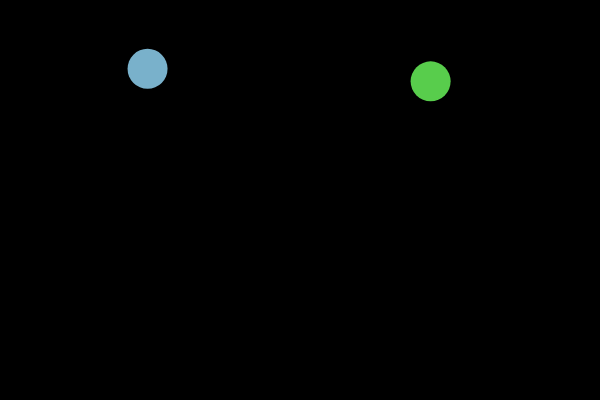
Frame 1 (no input)
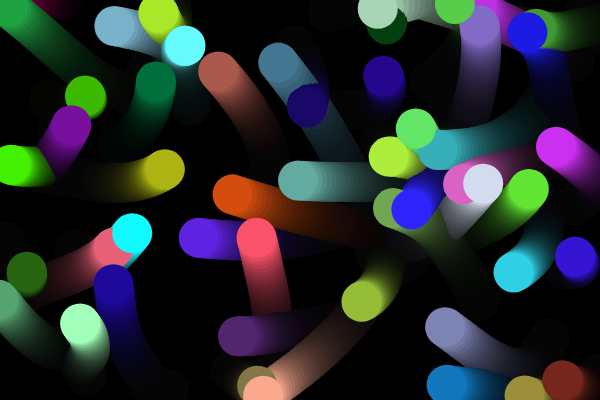
Frame 60 (no input)
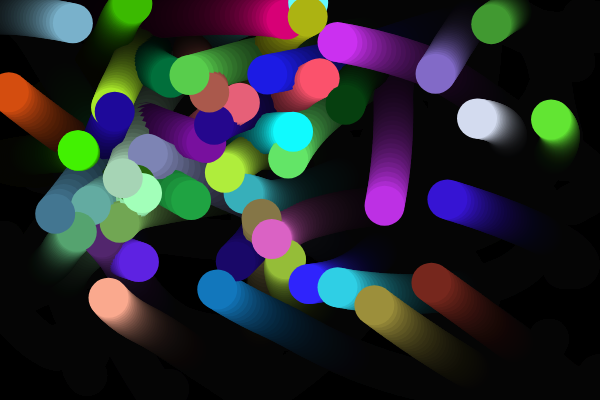
Frame 120 (the mouse pressed at the canvas centre since frame 60)

The p5.js sketch that drew these frames (run headless with seeded random() and noise() and a simulated clock; from frame 60 on, the mouse is pressed at the canvas centre):

// p5.js sketch
// ── sketch.js
let particles = []; // Arreglo que almacenará todas las partículas.

function setup() {
  createCanvas(600, 400); // Crea un lienzo de 600x400 píxeles.
  background(0); // Fondo negro para el lienzo.
}

function draw() {
  background(0, 25); // Fondo negro semi-transparente que deja un rastro tenue de las partículas.

  // Crear nuevas partículas si el número de partículas es menor a 50.
  if (particles.length < 50) { 
    for (let i = 0; i < 2; i++) { // Añade dos partículas por ciclo de dibujo.
      particles.push(new Particle(random(width), random(height))); // Crea y añade una nueva partícula con posición aleatoria.
    }
  }

  // Actualizar y mostrar cada partícula.
  for (let i = particles.length - 1; i >= 0; i--) {
    
    particles[i].update(particles); // Actualiza la posición y comportamiento de la partícula.
    
    particles[i].show(); // Dibuja la partícula en el lienzo.
    if (particles[i].finished()) { // Si la partícula ha desaparecido (opacidad < 0)...
      particles.splice(i, 1); // Elimina la partícula del arreglo.
    }
  }
}

class Particle {
  constructor(x, y) {
    this.pos = createVector(x, y);      // Crea un vector de posición inicial con las coordenadas dadas.
    this.vel = p5.Vector.random2D();    // Crea un vector de velocidad en una dirección aleatoria.
    this.vel.mult(random(1, 3));        // Multiplica la velocidad por un valor aleatorio entre 1 y 3 para controlar la rapidez.
    this.acc = createVector(0, 0);      // Vector de aceleración inicial en cero (no se usa activamente en este ejemplo).
    this.alpha = 255;                   // Transparencia inicial máxima (completamente visible).
    this.color = color(random(255), random(255), random(255));  // Color aleatorio de la partícula.
    this.r = 20;                        // Radio de la partícula (círculo en este caso).
  }

  finished() {
    return this.alpha < 0;              // Retorna `true` si la opacidad es menor que 0, indicando que la partícula debe eliminarse.
  }

  update(particles) {
    // Mueve la partícula sumando la velocidad a la posición.
    this.pos.add(this.vel);

    // Atracción hacia el cursor
    let attraction = createVector(mouseX, mouseY);  // Vector que apunta al mouse
    attraction.sub(this.pos);
    attraction.setMag(0.05);  // Limita la magnitud de la atracción
    this.vel.add(attraction);  // Añade la fuerza de atracción

    // Separación de otras partículas
    for (let other of particles) {
      if (other !== this) {  // Evita que la partícula se compare consigo misma.
        let d = dist(this.pos.x, this.pos.y, other.pos.x, other.pos.y);  // Calcula la distancia entre partículas.
        if (d < this.r * 2) {  // Si están demasiado cerca
          let steer = p5.Vector.sub(this.pos, other.pos);  // Crea un vector para alejarse
          steer.setMag(0.1);  // Limita la magnitud de la repulsión
          this.vel.add(steer);  // Añade el vector de repulsión
        }
      }
    }

    // Rebotar en los bordes del lienzo
    if (this.pos.x > width || this.pos.x < 0) {
      this.vel.x *= -1;  // Invertir la dirección en el eje X
    }
    if (this.pos.y > height || this.pos.y < 0) {
      this.vel.y *= -1;  // Invertir la dirección en el eje Y
    }

    this.alpha -= 2;  // Reducir la opacidad para que la partícula se desvanezca con el tiempo.
  }

  show() {
    fill(this.color, this.alpha); // Rellena la partícula con su color y opacidad actual.
    noStroke(); // Sin borde para la partícula.
    ellipse(this.pos.x, this.pos.y, this.r * 2); // Dibuja un círculo con diámetro de 2*r.
  }
}
